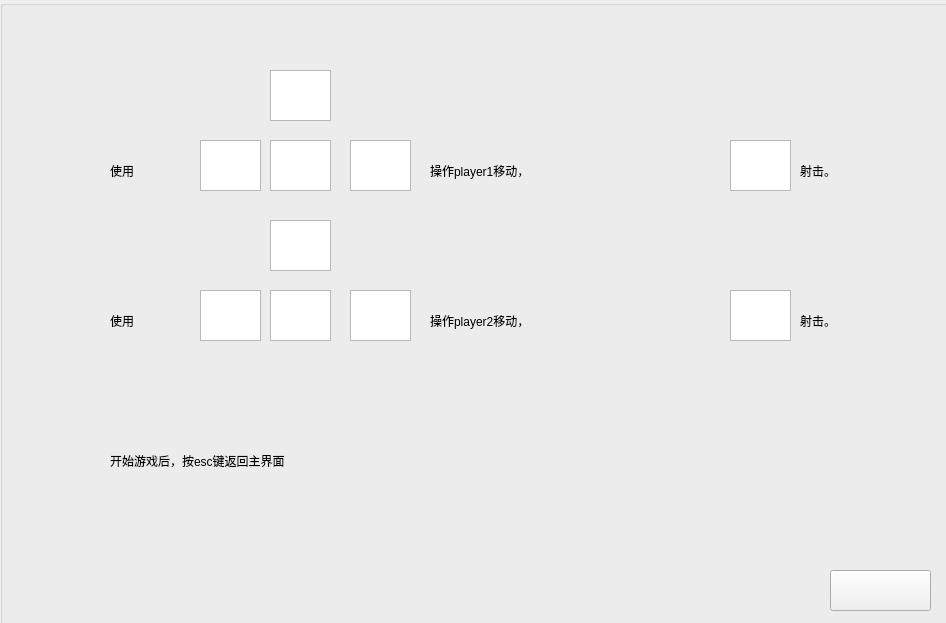
<?xml version="1.0" encoding="UTF-8"?>
<ui version="4.0">
 <class>introduce</class>
 <widget class="QWidget" name="introduce">
  <property name="geometry">
   <rect>
    <x>0</x>
    <y>0</y>
    <width>946</width>
    <height>623</height>
   </rect>
  </property>
  <property name="windowTitle">
   <string>Form</string>
  </property>
  <widget class="QGroupBox" name="groupBox">
   <property name="geometry">
    <rect>
     <x>0</x>
     <y>0</y>
     <width>951</width>
     <height>651</height>
    </rect>
   </property>
   <property name="styleSheet">
    <string notr="true">background-image: url(:/pic/backg.png);</string>
   </property>
   <property name="title">
    <string/>
   </property>
   <widget class="QLabel" name="label">
    <property name="geometry">
     <rect>
      <x>10</x>
      <y>20</y>
      <width>131</width>
      <height>51</height>
     </rect>
    </property>
    <property name="styleSheet">
     <string notr="true">border-image: url(:/pic/introduce.png);</string>
    </property>
    <property name="text">
     <string/>
    </property>
   </widget>
   <widget class="QPushButton" name="pushButton">
    <property name="geometry">
     <rect>
      <x>830</x>
      <y>570</y>
      <width>101</width>
      <height>41</height>
     </rect>
    </property>
    <property name="styleSheet">
     <string notr="true">border-image: url(:/pic/return.png);</string>
    </property>
    <property name="text">
     <string/>
    </property>
   </widget>
   <widget class="QGraphicsView" name="graphicsView">
    <property name="geometry">
     <rect>
      <x>270</x>
      <y>70</y>
      <width>61</width>
      <height>51</height>
     </rect>
    </property>
    <property name="styleSheet">
     <string notr="true">border-image: url(:/pic/W.png);</string>
    </property>
   </widget>
   <widget class="QGraphicsView" name="graphicsView_2">
    <property name="geometry">
     <rect>
      <x>270</x>
      <y>140</y>
      <width>61</width>
      <height>51</height>
     </rect>
    </property>
    <property name="styleSheet">
     <string notr="true">border-image: url(:/pic/S.png);</string>
    </property>
   </widget>
   <widget class="QGraphicsView" name="graphicsView_3">
    <property name="geometry">
     <rect>
      <x>200</x>
      <y>140</y>
      <width>61</width>
      <height>51</height>
     </rect>
    </property>
    <property name="styleSheet">
     <string notr="true">border-image: url(:/pic/A.png);</string>
    </property>
   </widget>
   <widget class="QGraphicsView" name="graphicsView_4">
    <property name="geometry">
     <rect>
      <x>350</x>
      <y>140</y>
      <width>61</width>
      <height>51</height>
     </rect>
    </property>
    <property name="styleSheet">
     <string notr="true">border-image: url(:/pic/D.png);</string>
    </property>
   </widget>
   <widget class="QLabel" name="label_3">
    <property name="geometry">
     <rect>
      <x>430</x>
      <y>150</y>
      <width>291</width>
      <height>41</height>
     </rect>
    </property>
    <property name="styleSheet">
     <string notr="true">font: 28pt &quot;华文琥珀&quot;;

background:transparent;


</string>
    </property>
    <property name="text">
     <string>操作player1移动，</string>
    </property>
   </widget>
   <widget class="QLabel" name="label_4">
    <property name="geometry">
     <rect>
      <x>110</x>
      <y>150</y>
      <width>81</width>
      <height>41</height>
     </rect>
    </property>
    <property name="styleSheet">
     <string notr="true">font: 28pt &quot;华文琥珀&quot;;

background:transparent;


</string>
    </property>
    <property name="text">
     <string>使用</string>
    </property>
   </widget>
   <widget class="QGraphicsView" name="graphicsView_5">
    <property name="geometry">
     <rect>
      <x>730</x>
      <y>140</y>
      <width>61</width>
      <height>51</height>
     </rect>
    </property>
    <property name="styleSheet">
     <string notr="true">border-image: url(:/pic/Q.png);</string>
    </property>
   </widget>
   <widget class="QLabel" name="label_6">
    <property name="geometry">
     <rect>
      <x>800</x>
      <y>150</y>
      <width>91</width>
      <height>41</height>
     </rect>
    </property>
    <property name="styleSheet">
     <string notr="true">font: 28pt &quot;华文琥珀&quot;;

background:transparent;


</string>
    </property>
    <property name="text">
     <string>射击。</string>
    </property>
   </widget>
   <widget class="QGraphicsView" name="graphicsView_6">
    <property name="geometry">
     <rect>
      <x>270</x>
      <y>290</y>
      <width>61</width>
      <height>51</height>
     </rect>
    </property>
    <property name="styleSheet">
     <string notr="true">border-image: url(:/pic/down.png);</string>
    </property>
   </widget>
   <widget class="QGraphicsView" name="graphicsView_7">
    <property name="geometry">
     <rect>
      <x>200</x>
      <y>290</y>
      <width>61</width>
      <height>51</height>
     </rect>
    </property>
    <property name="styleSheet">
     <string notr="true">border-image: url(:/pic/left.png);</string>
    </property>
   </widget>
   <widget class="QGraphicsView" name="graphicsView_8">
    <property name="geometry">
     <rect>
      <x>270</x>
      <y>220</y>
      <width>61</width>
      <height>51</height>
     </rect>
    </property>
    <property name="styleSheet">
     <string notr="true">border-image: url(:/pic/up.png);</string>
    </property>
   </widget>
   <widget class="QLabel" name="label_5">
    <property name="geometry">
     <rect>
      <x>110</x>
      <y>300</y>
      <width>81</width>
      <height>41</height>
     </rect>
    </property>
    <property name="styleSheet">
     <string notr="true">font: 28pt &quot;华文琥珀&quot;;

background:transparent;


</string>
    </property>
    <property name="text">
     <string>使用</string>
    </property>
   </widget>
   <widget class="QLabel" name="label_7">
    <property name="geometry">
     <rect>
      <x>430</x>
      <y>300</y>
      <width>291</width>
      <height>41</height>
     </rect>
    </property>
    <property name="styleSheet">
     <string notr="true">font: 28pt &quot;华文琥珀&quot;;

background:transparent;


</string>
    </property>
    <property name="text">
     <string>操作player2移动，</string>
    </property>
   </widget>
   <widget class="QGraphicsView" name="graphicsView_9">
    <property name="geometry">
     <rect>
      <x>730</x>
      <y>290</y>
      <width>61</width>
      <height>51</height>
     </rect>
    </property>
    <property name="styleSheet">
     <string notr="true">border-image: url(:/pic/M.png);</string>
    </property>
   </widget>
   <widget class="QLabel" name="label_8">
    <property name="geometry">
     <rect>
      <x>800</x>
      <y>300</y>
      <width>91</width>
      <height>41</height>
     </rect>
    </property>
    <property name="styleSheet">
     <string notr="true">font: 28pt &quot;华文琥珀&quot;;

background:transparent;


</string>
    </property>
    <property name="text">
     <string>射击。</string>
    </property>
   </widget>
   <widget class="QGraphicsView" name="graphicsView_10">
    <property name="geometry">
     <rect>
      <x>350</x>
      <y>290</y>
      <width>61</width>
      <height>51</height>
     </rect>
    </property>
    <property name="styleSheet">
     <string notr="true">border-image: url(:/pic/right.png);</string>
    </property>
   </widget>
   <widget class="QLabel" name="label_9">
    <property name="geometry">
     <rect>
      <x>110</x>
      <y>440</y>
      <width>541</width>
      <height>41</height>
     </rect>
    </property>
    <property name="styleSheet">
     <string notr="true">font: 28pt &quot;华文琥珀&quot;;

background:transparent;


</string>
    </property>
    <property name="text">
     <string>开始游戏后，按esc键返回主界面</string>
    </property>
   </widget>
  </widget>
 </widget>
 <resources/>
 <connections/>
</ui>
